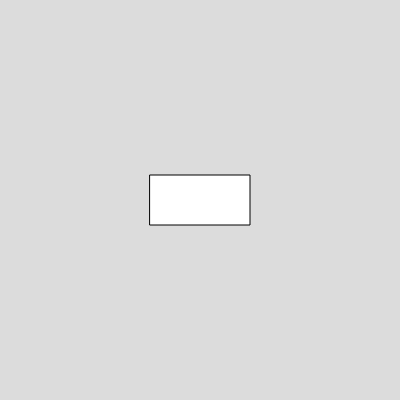
Frame 1 (no input)
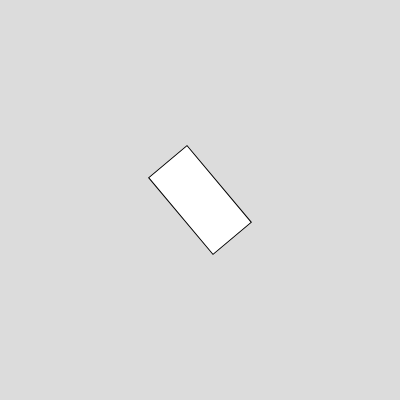
Frame 60 (no input)
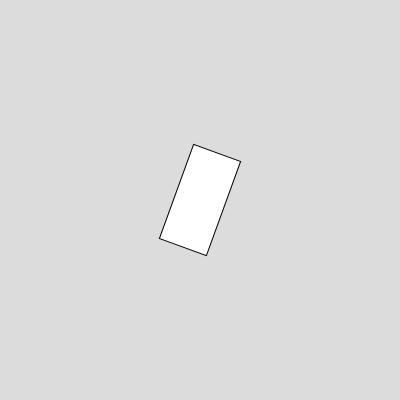
Frame 120 (the mouse pressed at the canvas centre since frame 60)

The p5.js sketch that drew these frames (run headless with seeded random() and noise() and a simulated clock; from frame 60 on, the mouse is pressed at the canvas centre):

// p5.js sketch
// ── sketch.js
let angle = 0;

function setup() {
  createCanvas(400, 400);
  rectMode (CENTER);
  angleMode(DEGREES);
  
}

function draw() {
  background(220);
  translate (width/2, height/2,);
  rotate (angle);
  rect(0, 0, 100, 50);
  angle += 10;
}
